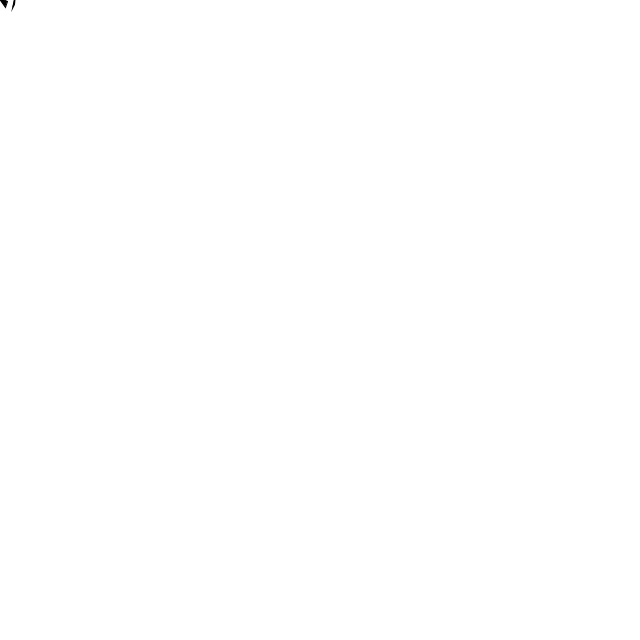
Frame 1 (no input)
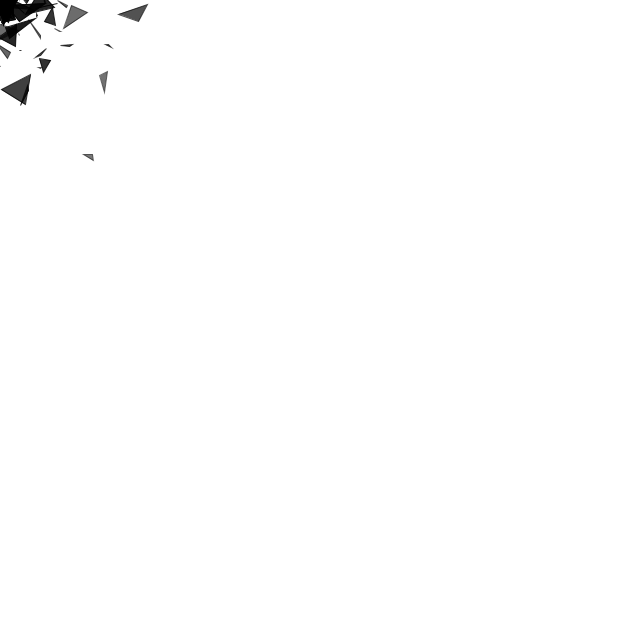
Frame 60 (the mouse pressed at the canvas centre just before this capture)
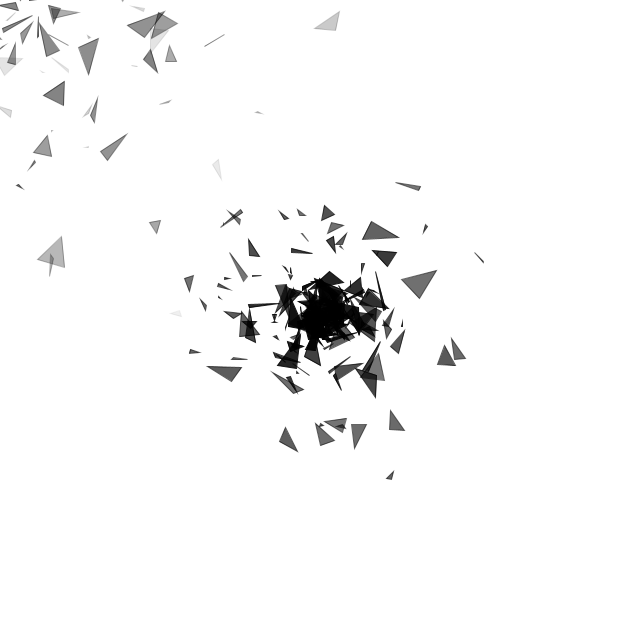
Frame 120 (the mouse held since frame 60 and released just before this capture)

The Processing sketch that drew these frames (run headless with seeded random() and noise(); from frame 60 on, the mouse is pressed at the canvas centre):

// Processing sketch: E4_4PSysClassMousethrusters
// ── E4_4PSysClassMousethrusters.pde
import java.util.Iterator;

ParticleSystem ps;


void setup(){
  background(255);
  size(640, 640);
  
  ps = new ParticleSystem(new PVector(width/2, height/2));
  
}

void draw(){
  ps.origin.x = mouseX;
  ps.origin.y = mouseY;
  ps.newM.x = mouseX;
  ps.newM.y = mouseY;
  background(255);
  ps.run();
  ps.oldM.x = ps.newM.x;
  ps.oldM.y = ps.newM.y;
  

  
}

// ── Particle.pde
class Particle{
  PVector location, velocity, acceleration;
  float lifespan;
  float a1, a2, a3, x1, y1, x2, y2, x3, y3;
  float mass;
  float angVel;
  float angle =0 ;
  int numlines = 50;
  float errx = .5;
  float erry = .5;
  
  Particle(PVector l, float m, float ang){
    location = l.get();
    acceleration = new PVector();
    
    velocity = PVector.fromAngle(ang+PI);
    velocity.mult(random(3));
    velocity.x = velocity.x + random(-errx, errx);
    velocity.y = velocity.y + random(-erry, erry);
    lifespan = 255;
    mass = m;
    //mass = constrain(mass, 1, 6);
    angVel = .1;
    for(int i = 0; i < numlines; i++){
        a1 = random(PI);
        a2 = random(PI, TWO_PI);
        a3 = random(TWO_PI);
        x1 = 10*mass*cos(a1);
        y1 = 10*mass *sin(a1);
        x2 = 10 * mass * cos(a2);
        y2 = 10 * mass * sin(a2);
        x3 = 10 * mass * cos(a3);
        y3 = 10 * mass * sin(a3); 

      }
  }
  void update(){
    velocity.add(acceleration);
    location.add(velocity);
    lifespan -=2;
    acceleration.mult(0);
    angle+=angVel;
  }
  
  void display(){
    stroke(0, lifespan);
    fill(0, lifespan);
    pushMatrix();
      translate(location.x, location.y);
      rotate(angle);
      triangle(x1, y1, x2, y2, x3, y3);
    popMatrix();
  }
    
  
  void run(){
    update();
    display();
  }
  
  boolean isDead(){
    if(lifespan < 0.0){
      return true;
    } else{
      return false;
    }
  }
  
  void applyForce(PVector f){
    f.div(mass);
    acceleration.add(f);
  }
  
}

// ── ParticleSystem.pde
import java.util.Iterator;


class ParticleSystem{
  
  ArrayList<Particle> particles;
  PVector origin;
  float angle;
  PVector oldM, newM;

  
  ParticleSystem(PVector location){
    origin = location.get();
    oldM = new PVector();
    newM = new PVector();
    particles = new ArrayList<Particle>();
  }
  
  
  void addParticle(){

    PVector aVect = PVector.sub(newM, oldM);
    angle = aVect.heading();
    if(oldM.x == newM.x && oldM.y == newM.y){
      angle = random(TWO_PI);
    }
    particles.add(new Particle(origin,  random(.1,2), angle));
  }
  
  void run(){
    for(int i = 0; i<3; i++){ 
      addParticle();
    }
    Iterator<Particle> it = particles.iterator();
    
    while(it.hasNext()){
      Particle p = it.next();
      p.run();
      if(p.isDead()){
        it.remove();
      }
    }
  }
}
